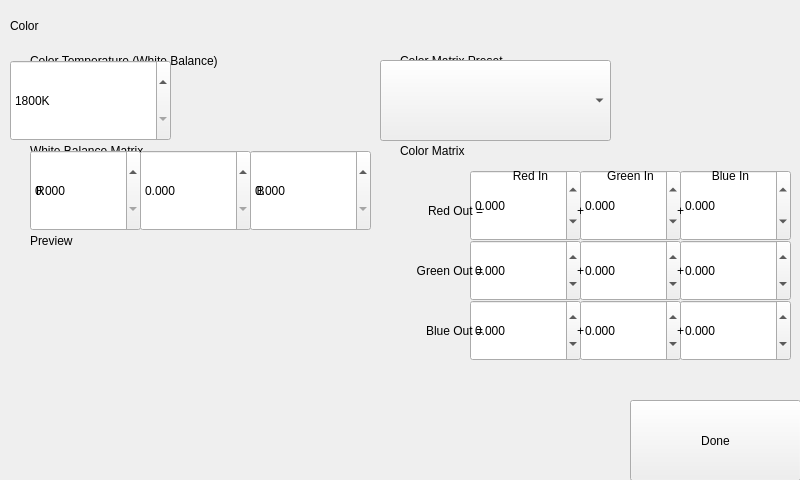
<?xml version="1.0" encoding="UTF-8"?>
<ui version="4.0">
 <class>Color</class>
 <widget class="QWidget" name="Color">
  <property name="geometry">
   <rect>
    <x>0</x>
    <y>0</y>
    <width>800</width>
    <height>480</height>
   </rect>
  </property>
  <property name="windowTitle">
   <string>Chronos Screen</string>
  </property>
  <widget class="InteractiveVideoArea" name="interactivevideoarea">
   <property name="enabled">
    <bool>false</bool>
   </property>
   <property name="geometry">
    <rect>
     <x>30</x>
     <y>260</y>
     <width>331</width>
     <height>201</height>
    </rect>
   </property>
  </widget>
  <widget class="HeaderLabel" name="headerlabel">
   <property name="geometry">
    <rect>
     <x>10</x>
     <y>10</y>
     <width>241</width>
     <height>31</height>
    </rect>
   </property>
   <property name="text">
    <string>Color</string>
   </property>
  </widget>
  <widget class="Button" name="uiDone">
   <property name="geometry">
    <rect>
     <x>630</x>
     <y>400</y>
     <width>171</width>
     <height>81</height>
    </rect>
   </property>
   <property name="text">
    <string>Done</string>
   </property>
   <property name="clickMarginLeft" stdset="0">
    <enum>Button::half</enum>
   </property>
  </widget>
  <widget class="Subheader" name="subheader">
   <property name="geometry">
    <rect>
     <x>30</x>
     <y>50</y>
     <width>291</width>
     <height>21</height>
    </rect>
   </property>
   <property name="text">
    <string>Color Temperature (White Balance)</string>
   </property>
  </widget>
  <widget class="SpinBox" name="uiColorTemperature">
   <property name="geometry">
    <rect>
     <x>10</x>
     <y>60</y>
     <width>161</width>
     <height>81</height>
    </rect>
   </property>
   <property name="suffix">
    <string>K</string>
   </property>
   <property name="minimum">
    <number>1800</number>
   </property>
   <property name="maximum">
    <number>10000</number>
   </property>
   <property name="singleStep">
    <number>25</number>
   </property>
  </widget>
  <widget class="ComboBox" name="uiColorMatrixPreset">
   <property name="geometry">
    <rect>
     <x>380</x>
     <y>60</y>
     <width>231</width>
     <height>81</height>
    </rect>
   </property>
  </widget>
  <widget class="Subheader" name="subheader_4">
   <property name="geometry">
    <rect>
     <x>400</x>
     <y>50</y>
     <width>181</width>
     <height>21</height>
    </rect>
   </property>
   <property name="text">
    <string>Color Matrix Preset</string>
   </property>
  </widget>
  <widget class="Subheader" name="subheader_5">
   <property name="geometry">
    <rect>
     <x>30</x>
     <y>230</y>
     <width>241</width>
     <height>21</height>
    </rect>
   </property>
   <property name="text">
    <string>Preview</string>
   </property>
  </widget>
  <widget class="Backdrop" name="backdrop_3">
   <property name="geometry">
    <rect>
     <x>0</x>
     <y>460</y>
     <width>361</width>
     <height>21</height>
    </rect>
   </property>
  </widget>
  <widget class="Backdrop" name="backdrop_4">
   <property name="geometry">
    <rect>
     <x>0</x>
     <y>230</y>
     <width>31</width>
     <height>231</height>
    </rect>
   </property>
  </widget>
  <widget class="QWidget" name="widget" native="true">
   <property name="geometry">
    <rect>
     <x>390</x>
     <y>130</y>
     <width>401</width>
     <height>241</height>
    </rect>
   </property>
   <widget class="DecimalSpinBox" name="uiCMGreenGreen">
    <property name="geometry">
     <rect>
      <x>190</x>
      <y>110</y>
      <width>101</width>
      <height>61</height>
     </rect>
    </property>
    <property name="decimals">
     <number>3</number>
    </property>
    <property name="minimum">
     <double>-2.500000000000000</double>
    </property>
    <property name="maximum">
     <double>2.500000000000000</double>
    </property>
    <property name="singleStep">
     <double>0.010000000000000</double>
    </property>
    <property name="clickMarginLeft" stdset="0">
     <enum>DecimalSpinBox::half</enum>
    </property>
    <property name="clickMarginRight" stdset="0">
     <enum>DecimalSpinBox::half</enum>
    </property>
    <property name="clickMarginTop" stdset="0">
     <enum>DecimalSpinBox::half</enum>
    </property>
    <property name="clickMarginBottom" stdset="0">
     <enum>DecimalSpinBox::half</enum>
    </property>
   </widget>
   <widget class="Subheader" name="subheader_3">
    <property name="geometry">
     <rect>
      <x>10</x>
      <y>10</y>
      <width>241</width>
      <height>21</height>
     </rect>
    </property>
    <property name="text">
     <string>Color Matrix</string>
    </property>
   </widget>
   <widget class="DecimalSpinBox" name="uiCMGreenRed">
    <property name="geometry">
     <rect>
      <x>80</x>
      <y>110</y>
      <width>111</width>
      <height>61</height>
     </rect>
    </property>
    <property name="decimals">
     <number>3</number>
    </property>
    <property name="minimum">
     <double>-2.500000000000000</double>
    </property>
    <property name="maximum">
     <double>2.500000000000000</double>
    </property>
    <property name="singleStep">
     <double>0.010000000000000</double>
    </property>
    <property name="clickMarginRight" stdset="0">
     <enum>DecimalSpinBox::half</enum>
    </property>
    <property name="clickMarginTop" stdset="0">
     <enum>DecimalSpinBox::half</enum>
    </property>
    <property name="clickMarginBottom" stdset="0">
     <enum>DecimalSpinBox::half</enum>
    </property>
   </widget>
   <widget class="DecimalSpinBox" name="uiCMGreenBlue">
    <property name="geometry">
     <rect>
      <x>290</x>
      <y>110</y>
      <width>111</width>
      <height>61</height>
     </rect>
    </property>
    <property name="decimals">
     <number>3</number>
    </property>
    <property name="minimum">
     <double>-2.500000000000000</double>
    </property>
    <property name="maximum">
     <double>2.500000000000000</double>
    </property>
    <property name="singleStep">
     <double>0.010000000000000</double>
    </property>
    <property name="clickMarginLeft" stdset="0">
     <enum>DecimalSpinBox::half</enum>
    </property>
    <property name="clickMarginTop" stdset="0">
     <enum>DecimalSpinBox::half</enum>
    </property>
    <property name="clickMarginBottom" stdset="0">
     <enum>DecimalSpinBox::half</enum>
    </property>
   </widget>
   <widget class="DecimalSpinBox" name="uiCMBlueGreen">
    <property name="geometry">
     <rect>
      <x>190</x>
      <y>170</y>
      <width>101</width>
      <height>61</height>
     </rect>
    </property>
    <property name="decimals">
     <number>3</number>
    </property>
    <property name="minimum">
     <double>-2.500000000000000</double>
    </property>
    <property name="maximum">
     <double>2.500000000000000</double>
    </property>
    <property name="singleStep">
     <double>0.010000000000000</double>
    </property>
    <property name="clickMarginLeft" stdset="0">
     <enum>DecimalSpinBox::half</enum>
    </property>
    <property name="clickMarginRight" stdset="0">
     <enum>DecimalSpinBox::half</enum>
    </property>
    <property name="clickMarginTop" stdset="0">
     <enum>DecimalSpinBox::half</enum>
    </property>
    <property name="clickMarginBottom" stdset="0">
     <enum>DecimalSpinBox::half</enum>
    </property>
   </widget>
   <widget class="DecimalSpinBox" name="uiCMRedRed">
    <property name="geometry">
     <rect>
      <x>80</x>
      <y>40</y>
      <width>111</width>
      <height>71</height>
     </rect>
    </property>
    <property name="decimals">
     <number>3</number>
    </property>
    <property name="minimum">
     <double>-2.500000000000000</double>
    </property>
    <property name="maximum">
     <double>2.500000000000000</double>
    </property>
    <property name="singleStep">
     <double>0.010000000000000</double>
    </property>
    <property name="clickMarginRight" stdset="0">
     <enum>DecimalSpinBox::half</enum>
    </property>
    <property name="clickMarginBottom" stdset="0">
     <enum>DecimalSpinBox::half</enum>
    </property>
   </widget>
   <widget class="DecimalSpinBox" name="uiCMRedBlue">
    <property name="geometry">
     <rect>
      <x>290</x>
      <y>40</y>
      <width>111</width>
      <height>71</height>
     </rect>
    </property>
    <property name="decimals">
     <number>3</number>
    </property>
    <property name="minimum">
     <double>-2.500000000000000</double>
    </property>
    <property name="maximum">
     <double>2.500000000000000</double>
    </property>
    <property name="singleStep">
     <double>0.010000000000000</double>
    </property>
    <property name="clickMarginLeft" stdset="0">
     <enum>DecimalSpinBox::half</enum>
    </property>
    <property name="clickMarginBottom" stdset="0">
     <enum>DecimalSpinBox::half</enum>
    </property>
   </widget>
   <widget class="DecimalSpinBox" name="uiCMBlueBlue">
    <property name="geometry">
     <rect>
      <x>290</x>
      <y>170</y>
      <width>111</width>
      <height>61</height>
     </rect>
    </property>
    <property name="decimals">
     <number>3</number>
    </property>
    <property name="minimum">
     <double>-2.500000000000000</double>
    </property>
    <property name="maximum">
     <double>2.500000000000000</double>
    </property>
    <property name="singleStep">
     <double>0.010000000000000</double>
    </property>
    <property name="clickMarginLeft" stdset="0">
     <enum>DecimalSpinBox::half</enum>
    </property>
    <property name="clickMarginTop" stdset="0">
     <enum>DecimalSpinBox::half</enum>
    </property>
    <property name="clickMarginBottom" stdset="0">
     <enum>DecimalSpinBox::half</enum>
    </property>
   </widget>
   <widget class="DecimalSpinBox" name="uiCMBlueRed">
    <property name="geometry">
     <rect>
      <x>80</x>
      <y>170</y>
      <width>111</width>
      <height>61</height>
     </rect>
    </property>
    <property name="decimals">
     <number>3</number>
    </property>
    <property name="minimum">
     <double>-2.500000000000000</double>
    </property>
    <property name="maximum">
     <double>2.500000000000000</double>
    </property>
    <property name="singleStep">
     <double>0.010000000000000</double>
    </property>
    <property name="clickMarginRight" stdset="0">
     <enum>DecimalSpinBox::half</enum>
    </property>
    <property name="clickMarginTop" stdset="0">
     <enum>DecimalSpinBox::half</enum>
    </property>
    <property name="clickMarginBottom" stdset="0">
     <enum>DecimalSpinBox::half</enum>
    </property>
   </widget>
   <widget class="DecimalSpinBox" name="uiCMRedGreen">
    <property name="geometry">
     <rect>
      <x>190</x>
      <y>40</y>
      <width>101</width>
      <height>71</height>
     </rect>
    </property>
    <property name="decimals">
     <number>3</number>
    </property>
    <property name="minimum">
     <double>-2.500000000000000</double>
    </property>
    <property name="maximum">
     <double>2.500000000000000</double>
    </property>
    <property name="singleStep">
     <double>0.010000000000000</double>
    </property>
    <property name="clickMarginLeft" stdset="0">
     <enum>DecimalSpinBox::half</enum>
    </property>
    <property name="clickMarginRight" stdset="0">
     <enum>DecimalSpinBox::half</enum>
    </property>
    <property name="clickMarginBottom" stdset="0">
     <enum>DecimalSpinBox::half</enum>
    </property>
   </widget>
   <widget class="Label" name="label_6">
    <property name="geometry">
     <rect>
      <x>2</x>
      <y>70</y>
      <width>91</width>
      <height>21</height>
     </rect>
    </property>
    <property name="text">
     <string>Red Out =</string>
    </property>
    <property name="alignment">
     <set>Qt::AlignRight|Qt::AlignTrailing|Qt::AlignVCenter</set>
    </property>
   </widget>
   <widget class="Label" name="label_4">
    <property name="geometry">
     <rect>
      <x>100</x>
      <y>30</y>
      <width>81</width>
      <height>31</height>
     </rect>
    </property>
    <property name="text">
     <string>Red In</string>
    </property>
    <property name="alignment">
     <set>Qt::AlignCenter</set>
    </property>
   </widget>
   <widget class="Label" name="label_5">
    <property name="geometry">
     <rect>
      <x>200</x>
      <y>30</y>
      <width>81</width>
      <height>31</height>
     </rect>
    </property>
    <property name="text">
     <string>Green In</string>
    </property>
    <property name="alignment">
     <set>Qt::AlignCenter</set>
    </property>
   </widget>
   <widget class="Label" name="label_7">
    <property name="geometry">
     <rect>
      <x>300</x>
      <y>30</y>
      <width>81</width>
      <height>31</height>
     </rect>
    </property>
    <property name="text">
     <string>Blue In</string>
    </property>
    <property name="alignment">
     <set>Qt::AlignCenter</set>
    </property>
   </widget>
   <widget class="Label" name="label_8">
    <property name="geometry">
     <rect>
      <x>2</x>
      <y>130</y>
      <width>91</width>
      <height>21</height>
     </rect>
    </property>
    <property name="text">
     <string>Green Out =</string>
    </property>
    <property name="alignment">
     <set>Qt::AlignRight|Qt::AlignTrailing|Qt::AlignVCenter</set>
    </property>
   </widget>
   <widget class="Label" name="label_9">
    <property name="geometry">
     <rect>
      <x>2</x>
      <y>190</y>
      <width>91</width>
      <height>21</height>
     </rect>
    </property>
    <property name="text">
     <string>Blue Out =</string>
    </property>
    <property name="alignment">
     <set>Qt::AlignRight|Qt::AlignTrailing|Qt::AlignVCenter</set>
    </property>
   </widget>
   <widget class="Label" name="label_10">
    <property name="geometry">
     <rect>
      <x>180</x>
      <y>70</y>
      <width>21</width>
      <height>21</height>
     </rect>
    </property>
    <property name="text">
     <string>+</string>
    </property>
    <property name="alignment">
     <set>Qt::AlignCenter</set>
    </property>
   </widget>
   <widget class="Label" name="label_11">
    <property name="geometry">
     <rect>
      <x>280</x>
      <y>70</y>
      <width>21</width>
      <height>21</height>
     </rect>
    </property>
    <property name="text">
     <string>+</string>
    </property>
    <property name="alignment">
     <set>Qt::AlignCenter</set>
    </property>
   </widget>
   <widget class="Label" name="label_12">
    <property name="geometry">
     <rect>
      <x>180</x>
      <y>130</y>
      <width>21</width>
      <height>21</height>
     </rect>
    </property>
    <property name="text">
     <string>+</string>
    </property>
    <property name="alignment">
     <set>Qt::AlignCenter</set>
    </property>
   </widget>
   <widget class="Label" name="label_13">
    <property name="geometry">
     <rect>
      <x>280</x>
      <y>130</y>
      <width>21</width>
      <height>21</height>
     </rect>
    </property>
    <property name="text">
     <string>+</string>
    </property>
    <property name="alignment">
     <set>Qt::AlignCenter</set>
    </property>
   </widget>
   <widget class="Label" name="label_14">
    <property name="geometry">
     <rect>
      <x>180</x>
      <y>190</y>
      <width>21</width>
      <height>21</height>
     </rect>
    </property>
    <property name="text">
     <string>+</string>
    </property>
    <property name="alignment">
     <set>Qt::AlignCenter</set>
    </property>
   </widget>
   <widget class="Label" name="label_15">
    <property name="geometry">
     <rect>
      <x>280</x>
      <y>190</y>
      <width>21</width>
      <height>21</height>
     </rect>
    </property>
    <property name="text">
     <string>+</string>
    </property>
    <property name="alignment">
     <set>Qt::AlignCenter</set>
    </property>
   </widget>
   <zorder>uiCMBlueGreen</zorder>
   <zorder>uiCMBlueRed</zorder>
   <zorder>uiCMGreenRed</zorder>
   <zorder>uiCMGreenBlue</zorder>
   <zorder>uiCMRedGreen</zorder>
   <zorder>uiCMBlueBlue</zorder>
   <zorder>uiCMRedBlue</zorder>
   <zorder>uiCMGreenGreen</zorder>
   <zorder>uiCMRedRed</zorder>
   <zorder>label_6</zorder>
   <zorder>subheader_3</zorder>
   <zorder>label_4</zorder>
   <zorder>label_5</zorder>
   <zorder>label_7</zorder>
   <zorder>label_8</zorder>
   <zorder>label_9</zorder>
   <zorder>label_10</zorder>
   <zorder>label_11</zorder>
   <zorder>label_12</zorder>
   <zorder>label_13</zorder>
   <zorder>label_14</zorder>
   <zorder>label_15</zorder>
  </widget>
  <widget class="QWidget" name="widget_2" native="true">
   <property name="geometry">
    <rect>
     <x>20</x>
     <y>130</y>
     <width>361</width>
     <height>111</height>
    </rect>
   </property>
   <widget class="Label" name="label_2">
    <property name="geometry">
     <rect>
      <x>120</x>
      <y>50</y>
      <width>21</width>
      <height>21</height>
     </rect>
    </property>
    <property name="text">
     <string>G</string>
    </property>
    <property name="alignment">
     <set>Qt::AlignCenter</set>
    </property>
   </widget>
   <widget class="DecimalSpinBox" name="uiWBBlue">
    <property name="geometry">
     <rect>
      <x>230</x>
      <y>20</y>
      <width>121</width>
      <height>81</height>
     </rect>
    </property>
    <property name="decimals">
     <number>3</number>
    </property>
    <property name="maximum">
     <double>5.000000000000000</double>
    </property>
    <property name="singleStep">
     <double>0.010000000000000</double>
    </property>
   </widget>
   <widget class="DecimalSpinBox" name="uiWBGreen">
    <property name="geometry">
     <rect>
      <x>120</x>
      <y>20</y>
      <width>111</width>
      <height>81</height>
     </rect>
    </property>
    <property name="decimals">
     <number>3</number>
    </property>
    <property name="maximum">
     <double>5.000000000000000</double>
    </property>
    <property name="singleStep">
     <double>0.010000000000000</double>
    </property>
    <property name="clickMarginRight" stdset="0">
     <enum>DecimalSpinBox::half</enum>
    </property>
   </widget>
   <widget class="Label" name="label_3">
    <property name="geometry">
     <rect>
      <x>230</x>
      <y>50</y>
      <width>21</width>
      <height>21</height>
     </rect>
    </property>
    <property name="text">
     <string>B</string>
    </property>
    <property name="alignment">
     <set>Qt::AlignCenter</set>
    </property>
   </widget>
   <widget class="DecimalSpinBox" name="uiWBRed">
    <property name="geometry">
     <rect>
      <x>10</x>
      <y>20</y>
      <width>111</width>
      <height>81</height>
     </rect>
    </property>
    <property name="decimals">
     <number>3</number>
    </property>
    <property name="maximum">
     <double>5.000000000000000</double>
    </property>
    <property name="singleStep">
     <double>0.010000000000000</double>
    </property>
    <property name="clickMarginRight" stdset="0">
     <enum>DecimalSpinBox::half</enum>
    </property>
   </widget>
   <widget class="Subheader" name="subheader_2">
    <property name="geometry">
     <rect>
      <x>10</x>
      <y>10</y>
      <width>241</width>
      <height>21</height>
     </rect>
    </property>
    <property name="text">
     <string>White Balance Matrix</string>
    </property>
   </widget>
   <widget class="Label" name="label">
    <property name="geometry">
     <rect>
      <x>10</x>
      <y>50</y>
      <width>21</width>
      <height>21</height>
     </rect>
    </property>
    <property name="text">
     <string>R</string>
    </property>
    <property name="alignment">
     <set>Qt::AlignCenter</set>
    </property>
   </widget>
   <zorder>subheader_2</zorder>
   <zorder>label_2</zorder>
   <zorder>uiWBBlue</zorder>
   <zorder>uiWBGreen</zorder>
   <zorder>label_3</zorder>
   <zorder>uiWBRed</zorder>
   <zorder>label</zorder>
  </widget>
  <widget class="Backdrop" name="backdrop">
   <property name="geometry">
    <rect>
     <x>0</x>
     <y>0</y>
     <width>801</width>
     <height>261</height>
    </rect>
   </property>
  </widget>
  <widget class="Backdrop" name="backdrop_2">
   <property name="geometry">
    <rect>
     <x>360</x>
     <y>260</y>
     <width>441</width>
     <height>221</height>
    </rect>
   </property>
  </widget>
  <zorder>backdrop</zorder>
  <zorder>backdrop_2</zorder>
  <zorder>subheader_4</zorder>
  <zorder>widget</zorder>
  <zorder>backdrop_4</zorder>
  <zorder>backdrop_3</zorder>
  <zorder>interactivevideoarea</zorder>
  <zorder>headerlabel</zorder>
  <zorder>uiDone</zorder>
  <zorder>subheader</zorder>
  <zorder>uiColorMatrixPreset</zorder>
  <zorder>subheader_5</zorder>
  <zorder>widget_2</zorder>
  <zorder>uiColorTemperature</zorder>
 </widget>
 <customwidgets>
  <customwidget>
   <class>Backdrop</class>
   <extends>QLabel</extends>
   <header>backdrop</header>
  </customwidget>
  <customwidget>
   <class>Button</class>
   <extends>QPushButton</extends>
   <header>button</header>
  </customwidget>
  <customwidget>
   <class>ComboBox</class>
   <extends>QComboBox</extends>
   <header>combo_box</header>
  </customwidget>
  <customwidget>
   <class>DecimalSpinBox</class>
   <extends>QDoubleSpinBox</extends>
   <header>decimal_spin_box</header>
  </customwidget>
  <customwidget>
   <class>HeaderLabel</class>
   <extends>QLabel</extends>
   <header>header_label</header>
  </customwidget>
  <customwidget>
   <class>InteractiveVideoArea</class>
   <extends>QWidget</extends>
   <header>interactive_video_area</header>
  </customwidget>
  <customwidget>
   <class>Label</class>
   <extends>QLabel</extends>
   <header>label</header>
  </customwidget>
  <customwidget>
   <class>SpinBox</class>
   <extends>QSpinBox</extends>
   <header>spin_box</header>
  </customwidget>
  <customwidget>
   <class>Subheader</class>
   <extends>QLabel</extends>
   <header>subheader</header>
  </customwidget>
 </customwidgets>
 <tabstops>
  <tabstop>uiDone</tabstop>
  <tabstop>uiColorTemperature</tabstop>
  <tabstop>uiColorMatrixPreset</tabstop>
  <tabstop>uiWBRed</tabstop>
  <tabstop>uiWBGreen</tabstop>
  <tabstop>uiWBBlue</tabstop>
  <tabstop>uiCMRedRed</tabstop>
  <tabstop>uiCMRedGreen</tabstop>
  <tabstop>uiCMRedBlue</tabstop>
  <tabstop>uiCMGreenRed</tabstop>
  <tabstop>uiCMGreenGreen</tabstop>
  <tabstop>uiCMGreenBlue</tabstop>
  <tabstop>uiCMBlueRed</tabstop>
  <tabstop>uiCMBlueGreen</tabstop>
  <tabstop>uiCMBlueBlue</tabstop>
 </tabstops>
 <resources/>
 <connections/>
</ui>
